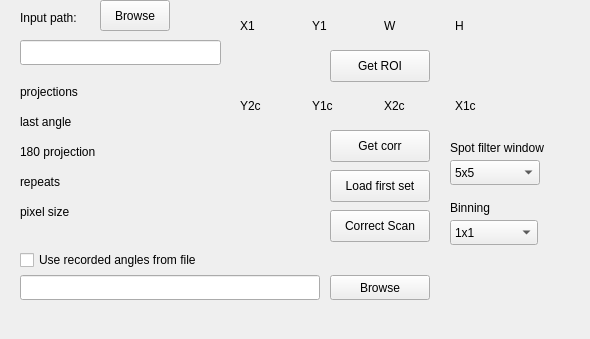
    <widget class="QWidget" name="tab">
     <attribute name="title">
      <string>Data Preparation</string>
     </attribute>
     <widget class="QLineEdit" name="lineEdit_mainpath">
      <property name="geometry">
       <rect>
        <x>20</x>
        <y>40</y>
        <width>201</width>
        <height>25</height>
       </rect>
      </property>
     </widget>
     <widget class="QLabel" name="label">
      <property name="geometry">
       <rect>
        <x>20</x>
        <y>10</y>
        <width>81</width>
        <height>16</height>
       </rect>
      </property>
      <property name="text">
       <string>Input path:</string>
      </property>
     </widget>
     <widget class="QPushButton" name="pushButton_ini">
      <property name="geometry">
       <rect>
        <x>100</x>
        <y>0</y>
        <width>70</width>
        <height>31</height>
       </rect>
      </property>
      <property name="text">
       <string>Browse</string>
      </property>
     </widget>
     <widget class="QWidget" name="gridLayoutWidget">
      <property name="geometry">
       <rect>
        <x>20</x>
        <y>80</y>
        <width>201</width>
        <height>144</height>
       </rect>
      </property>
      <layout class="QGridLayout" name="gridLayout">
       <item row="0" column="0">
        <widget class="QLabel" name="label_2">
         <property name="text">
          <string>projections</string>
         </property>
        </widget>
       </item>
       <item row="0" column="1">
        <widget class="QLabel" name="label_angles">
         <property name="text">
          <string/>
         </property>
        </widget>
       </item>
       <item row="1" column="1">
        <widget class="QLabel" name="label_last_angle">
         <property name="text">
          <string/>
         </property>
        </widget>
       </item>
       <item row="2" column="1">
        <widget class="QLabel" name="label_corr_projection">
         <property name="text">
          <string/>
         </property>
        </widget>
       </item>
       <item row="4" column="0">
        <widget class="QLabel" name="label_6">
         <property name="text">
          <string>pixel size</string>
         </property>
        </widget>
       </item>
       <item row="1" column="0">
        <widget class="QLabel" name="label_3">
         <property name="text">
          <string>last angle</string>
         </property>
        </widget>
       </item>
       <item row="3" column="0">
        <widget class="QLabel" name="label_5">
         <property name="text">
          <string>repeats</string>
         </property>
        </widget>
       </item>
       <item row="2" column="0">
        <widget class="QLabel" name="label_4">
         <property name="text">
          <string>180 projection</string>
         </property>
        </widget>
       </item>
       <item row="3" column="1">
        <widget class="QLabel" name="label_repeats">
         <property name="text">
          <string/>
         </property>
        </widget>
       </item>
       <item row="4" column="1">
        <widget class="QLabel" name="label_pixel_size">
         <property name="text">
          <string/>
         </property>
        </widget>
       </item>
      </layout>
     </widget>
     <widget class="QWidget" name="horizontalLayoutWidget">
      <property name="geometry">
       <rect>
        <x>240</x>
        <y>10</y>
        <width>281</width>
        <height>31</height>
       </rect>
      </property>
      <layout class="QHBoxLayout" name="horizontalLayout">
       <item>
        <widget class="QLabel" name="x1_roi">
         <property name="text">
          <string>X1</string>
         </property>
        </widget>
       </item>
       <item>
        <widget class="QLabel" name="x2_roi">
         <property name="text">
          <string>Y1</string>
         </property>
        </widget>
       </item>
       <item>
        <widget class="QLabel" name="y1_roi">
         <property name="text">
          <string>W</string>
         </property>
        </widget>
       </item>
       <item>
        <widget class="QLabel" name="y2_roi">
         <property name="text">
          <string>H</string>
         </property>
        </widget>
       </item>
      </layout>
     </widget>
     <widget class="QWidget" name="horizontalLayoutWidget_2">
      <property name="geometry">
       <rect>
        <x>240</x>
        <y>90</y>
        <width>281</width>
        <height>31</height>
       </rect>
      </property>
      <layout class="QHBoxLayout" name="horizontalLayout_2">
       <item>
        <widget class="QLabel" name="y2_corr">
         <property name="text">
          <string>Y2c</string>
         </property>
        </widget>
       </item>
       <item>
        <widget class="QLabel" name="y1_corr">
         <property name="text">
          <string>Y1c</string>
         </property>
        </widget>
       </item>
       <item>
        <widget class="QLabel" name="x2_corr">
         <property name="text">
          <string>X2c</string>
         </property>
        </widget>
       </item>
       <item>
        <widget class="QLabel" name="x1_corr">
         <property name="text">
          <string>X1c</string>
         </property>
        </widget>
       </item>
      </layout>
     </widget>
     <widget class="QPushButton" name="pushButton_roi">
      <property name="geometry">
       <rect>
        <x>330</x>
        <y>50</y>
        <width>100</width>
        <height>32</height>
       </rect>
      </property>
      <property name="text">
       <string>Get ROI</string>
      </property>
     </widget>
     <widget class="QPushButton" name="pushButton_corr">
      <property name="geometry">
       <rect>
        <x>330</x>
        <y>130</y>
        <width>100</width>
        <height>32</height>
       </rect>
      </property>
      <property name="text">
       <string>Get corr</string>
      </property>
     </widget>
     <widget class="QPushButton" name="pushButton_first">
      <property name="geometry">
       <rect>
        <x>330</x>
        <y>170</y>
        <width>100</width>
        <height>32</height>
       </rect>
      </property>
      <property name="text">
       <string>Load first set</string>
      </property>
     </widget>
     <widget class="QPushButton" name="pushButton_corr_scan">
      <property name="geometry">
       <rect>
        <x>330</x>
        <y>210</y>
        <width>100</width>
        <height>32</height>
       </rect>
      </property>
      <property name="text">
       <string>Correct Scan</string>
      </property>
     </widget>
     <widget class="QLabel" name="label_spotKernel">
      <property name="geometry">
       <rect>
        <x>450</x>
        <y>140</y>
        <width>131</width>
        <height>16</height>
       </rect>
      </property>
      <property name="text">
       <string>Spot filter window</string>
      </property>
     </widget>
     <widget class="QComboBox" name="comboBox_spotKernel">
      <property name="geometry">
       <rect>
        <x>450</x>
        <y>160</y>
        <width>90</width>
        <height>25</height>
       </rect>
      </property>
      <property name="currentIndex">
       <number>1</number>
      </property>
      <item>
       <property name="text">
        <string>3x3</string>
       </property>
      </item>
      <item>
       <property name="text">
        <string>5x5</string>
       </property>
      </item>
      <item>
       <property name="text">
        <string>7x7</string>
       </property>
      </item>
     </widget>
     <widget class="QLabel" name="label_binning">
      <property name="geometry">
       <rect>
        <x>450</x>
        <y>200</y>
        <width>90</width>
        <height>16</height>
       </rect>
      </property>
      <property name="text">
       <string>Binning</string>
      </property>
     </widget>
     <widget class="QComboBox" name="comboBox_binning">
      <property name="geometry">
       <rect>
        <x>450</x>
        <y>220</y>
        <width>88</width>
        <height>25</height>
       </rect>
      </property>
      <item>
       <property name="text">
        <string>1x1</string>
       </property>
      </item>
      <item>
       <property name="text">
        <string>2x2</string>
       </property>
      </item>
      <item>
       <property name="text">
        <string>3x3</string>
       </property>
      </item>
     </widget>
     <widget class="QCheckBox" name="checkBox_useAngleFile">
      <property name="geometry">
       <rect>
        <x>20</x>
        <y>250</y>
        <width>250</width>
        <height>20</height>
       </rect>
      </property>
      <property name="toolTip">
       <string>Uses the actual rotation-axis encoder reading recorded for each projection (e.g. from sics_out.txt) instead of assuming an even angular step across the scan.</string>
      </property>
      <property name="text">
       <string>Use recorded angles from file</string>
      </property>
     </widget>
     <widget class="QLineEdit" name="lineEdit_angleFile">
      <property name="geometry">
       <rect>
        <x>20</x>
        <y>275</y>
        <width>300</width>
        <height>25</height>
       </rect>
      </property>
      <property name="readOnly">
       <bool>true</bool>
      </property>
     </widget>
     <widget class="QPushButton" name="pushButton_angleFileBrowse">
      <property name="geometry">
       <rect>
        <x>330</x>
        <y>275</y>
        <width>100</width>
        <height>25</height>
       </rect>
      </property>
      <property name="text">
       <string>Browse</string>
      </property>
     </widget>
     <widget class="QLabel" name="label_corr_scan_status">
      <property name="geometry">
       <rect>
        <x>20</x>
        <y>310</y>
        <width>400</width>
        <height>20</height>
       </rect>
      </property>
      <property name="text">
       <string/>
      </property>
     </widget>
    </widget>
